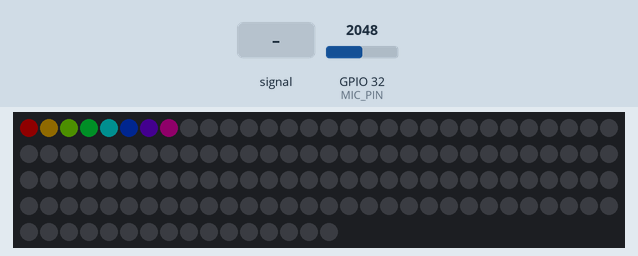
Bench run of a sketch on a simulated ESP32. Shown: 136 RGB LEDs in strip order, left to right, continuing on the next row. The test bench sets the inputs (shaded band); at power-on: GPIO 32 (MIC_PIN) = 2048. Dim RGB values are drawn brighter than linear.

Above: at 1.2 s.
1.3 s: GPIO 32 (MIC_PIN) fed a 200 Hz sine of ±1023 counts around its level
2.9 s: GPIO 32 (MIC_PIN) set to 2866
4.6 s: GPIO 32 (MIC_PIN) fed a 1000 Hz sine of ±1023 counts around its level
6.4 s: GPIO 32 (MIC_PIN) set to 3603
8.2 s: GPIO 32 (MIC_PIN) set to 2047
Timing chart, 0 to 10.9 s (numbered marks = the images above; inputs shaded):
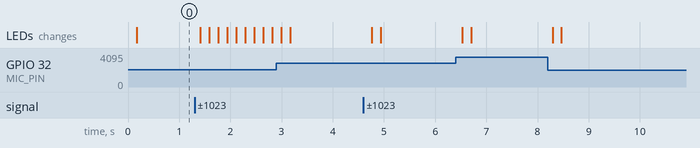

The sketch:

excercise_1_fft.ino
```cpp
#include <arduinoFFT.h>
#include <Adafruit_NeoPixel.h>


///////////////////////////////////////////////////////////////////////////////////////////////////////
// LED Grid
///////////////////////////////////////////////////////////////////////////////////////////////////////
// Variables describing the LED grid
int PIXEL_COLS_VISIBLE = 8;
int PIXEL_COLS_HIDDEN = 9;
int PIXEL_COLS_TOTAL = PIXEL_COLS_VISIBLE + PIXEL_COLS_HIDDEN;
int PIXEL_ROWS = 8;
int PIXEL_COUNT = PIXEL_ROWS * PIXEL_COLS_TOTAL;
int PIXEL_PIN = 13;

// initialize our neopixels
Adafruit_NeoPixel pixels(PIXEL_COUNT, PIXEL_PIN, NEO_GRB + NEO_KHZ800);

void setGridPixel(int row, int col, int color) {
    /*
    * Write a function that takes in a row and column, then sets the
    * corresponding pixel.
    */
    int pixel;
    pixel = row * PIXEL_COLS_TOTAL + col;
    pixels.setPixelColor(pixel, color);

}

void setGridColumn(int col, int height, int color) {
    /*
    * Write a function that takes in a column number and height, then sets the
    * corresponding pixels.
    */
    for(int i = 0; i < height; i++) {
      setGridPixel(i, col, color);
    }

    for(int i = height; i < PIXEL_ROWS; i++) {
      setGridPixel(i, col, 0);
    }
}

int getColumnColor(int col) {
    /*
    * Write a function to get the column color
    */
    int maxHue = 65535;
    int maxSaturation = 255;
    int maxValue = 255;

    // The hue increases in steps across the columns
    int hue = col *(maxHue /PIXEL_COLS_VISIBLE);
    return pixels.ColorHSV(hue, maxSaturation, maxValue);
}

void setGridColumnWithColor(int col, int height) {
    int color = getColumnColor(col);
    setGridColumn(col, height, color);
}

void setupPixels() {
    // Set the brightness.
    // We can set the maximum brightness of our LEDs.
    // We only need to set this once
    pixels.setBrightness(15);

    // Initialize the pixels. Only needs to be done once
    pixels.begin();
}


///////////////////////////////////////////////////////////////////////////////////////////////////////
// Microphone
///////////////////////////////////////////////////////////////////////////////////////////////////////
// Micorphone pins
const int MIC_PIN = 32;
const int GAIN_PIN = 5;

const int SAMPLING_FREQUENCY = 20000;
const int SAMPLING_PERIOD_uS = (1.0 / SAMPLING_FREQUENCY) * 1000000; // Sampling period in microseconds
const int SAMPLE_COUNT = 1024; // Must be a power of two
const int USABLE_MAGNITUDE_COUNT = SAMPLE_COUNT / 2;

// Declare Arduino FFT Object
double vReal[SAMPLE_COUNT];
double vImag[SAMPLE_COUNT];
ArduinoFFT<double> FFT = ArduinoFFT<double>(vReal, vImag, SAMPLE_COUNT, SAMPLING_FREQUENCY);

const int CONDENSED_BIN_COUNT = 8;
double avgBins[CONDENSED_BIN_COUNT];

// Calculate the fast fourier transform
void calculateFFT() {
  int sampleStartTime;
  for(int i = 0; i < SAMPLE_COUNT; i++) {
    sampleStartTime = micros();
    vReal[i] = analogRead(MIC_PIN);
    vImag[i] = 0;
    while(micros() - sampleStartTime < SAMPLING_PERIOD_uS) {/*wait*/ }
  }
  FFT.dcRemoval();
  FFT.windowing(FFT_WIN_TYP_HAMMING, FFT_FORWARD);
  FFT.compute(FFT_FORWARD);
  FFT.complexToMagnitude();

}

void averageBins() {
  const int avgBinSize = USABLE_MAGNITUDE_COUNT / CONDENSED_BIN_COUNT;
  for(int i = 0; i < CONDENSED_BIN_COUNT; i++) {
    avgBins[i] = 0;
    for(size_t j = 0; j < avgBinSize; j++) {
      avgBins[i] += vReal[i * avgBinSize + 1];
    }
    avgBins[i] /= avgBinSize;
  }
}

void printFFT() {
  for(int i = 0; i < USABLE_MAGNITUDE_COUNT; i++) {
    Serial.print(vReal[i]);
    Serial.print(", ");
  }
  Serial.println("");
}

void printAverage() {
  for(int i = 0; i < CONDENSED_BIN_COUNT; i++) {
    Serial.print(avgBins[i]);
    Serial.print(", ");
  }
  Serial.println("");
}

void setupMic() {
  // Initialize Serial communication (UART peripheral)
  Serial.begin(115200);
  // Configure the microphone pin as an input
  pinMode(MIC_PIN, INPUT);
}

////////////////////////////////////////////////////////////////////
// Main
////////////////////////////////////////////////////////////////////

const int NORMALIZATION_FACTOR = 500;

void displayFFT() {
  for(int col = 0; col < PIXEL_COLS_VISIBLE; col++) {
    int normalizedBin = (avgBins[col] / 500);
    int height = max(normalizedBin, 1);
    setGridColumnWithColor(col, height);
  }
  pixels.show();
}

void setup() {
  setupMic();
  setupPixels();
}


void loop() {
  calculateFFT();
  averageBins();
  displayFFT();
}
```
